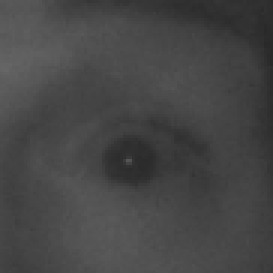
#> input picture eye_dataset/alert/s0001_02336_0_0_1_0_0_01.png, 91 x 91 px (shown 3 times larger)
$ python -i eye_dataset_trainer.py   (imports and definitions only)   (older library calls are emulated)
#> lines starting #> are read from the running program, lines starting #| are printed output that depends on the picture; after the words box and inside, x2 and y2 are one past the last pixel; in counts of white or black regions, pixels touching at a corner belong together
"""
Treinador Especializado em Dataset de Olhos
Treina modelos usando APENAS imagens de olhos para maior precisão
"""

import cv2
import numpy as np
import os
import pickle
from sklearn.ensemble import RandomForestClassifier
from sklearn.svm import SVC
from sklearn.model_selection import train_test_split
from sklearn.preprocessing import StandardScaler
from sklearn.metrics import classification_report, accuracy_score
import matplotlib.pyplot as plt
from pathlib import Path
import json
from datetime import datetime


class EyeDatasetTrainer:
    """
    Treinador especializado para datasets de olhos
    Foca APENAS na região dos olhos para máxima precisão
    """

    def __init__(self):
        print("Iniciando Treinador de Dataset de Olhos")
        print("Este sistema treina com imagens de olhos!")

        self.models = {}
        self.scalers = {}
        self.training_history = []

        # Configurações otimizadas para olhos
        self.image_size = (64, 32)  # Proporção ideal para olhos
        self.feature_size = 20  # Features específicas para olhos

    # [81 lines left out: function preparar_dataset_olhos, not called in this run]

    def extrair_features_olho_avancadas(self, img_path):
        """
        Extrai features avançadas específicas para análise de olhos
        """
        try:
            # Carrega imagem
            img = cv2.imread(img_path)
#> img is the input picture: shape (91, 91, 3); min 40, max 102, mean 70.2
            if img is None:
                return None

            # Converte para grayscale
            gray = cv2.cvtColor(img, cv2.COLOR_BGR2GRAY)

            # Redimensiona para tamanho padrão
            gray = cv2.resize(gray, self.image_size)
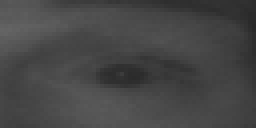
#> gray: shape (32, 64) (shown 4 times larger); min 40, max 100, mean 70.1
            h, w = gray.shape
#> h = 32; w = 64

            features = []

            # 1. Features de intensidade
            mean_intensity = np.mean(gray)
#> mean_intensity = 70.13
            std_intensity = np.std(gray)
#> std_intensity = 10.92
            min_intensity = np.min(gray)
#> min_intensity = 40
            max_intensity = np.max(gray)
#> max_intensity = 100
            features.extend(
                [mean_intensity, std_intensity, min_intensity, max_intensity]
            )

            # 2. Features de textura (LBP simplificado)
            # Divide imagem em regiões
            regions = [
                gray[: h // 2, : w // 2],  # Superior esquerdo
                gray[: h // 2, w // 2 :],  # Superior direito
                gray[h // 2 :, : w // 2],  # Inferior esquerdo
                gray[h // 2 :, w // 2 :],  # Inferior direito
            ]

            for region in regions:
                if region.size > 0:
                    features.append(np.mean(region))
                else:
                    features.append(0)
#> this loop made 4 passes
#> after the loop, features = [70.13, 10.92, 40, 100, 77.39, 63.11, 73.34, 66.68]

            # 3. Features de bordas (Canny)
            edges = cv2.Canny(gray, 30, 100)
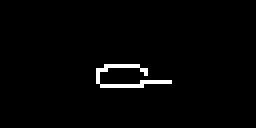
#> edges: shape (32, 64) (shown 4 times larger); 1.8% white in thin lines or dots, all inside (x1, y1, x2, y2) = (24, 16, 43, 22)
            edge_density = np.count_nonzero(edges) / (h * w)
#> edge_density = 0.0181
            edge_mean = np.mean(edges)
#> edge_mean = 4.61
            features.extend([edge_density, edge_mean])

            # 4. Features de contorno
            contours, _ = cv2.findContours(
                edges, cv2.RETR_EXTERNAL, cv2.CHAIN_APPROX_SIMPLE
            )
#> contours = 1 contour, all with area under 20
            num_contours = len(contours)
#> num_contours = 1
            max_contour_area = (
                max([cv2.contourArea(c) for c in contours]) if contours else 0
            )
#> max_contour_area = 3
            avg_contour_area = (
                np.mean([cv2.contourArea(c) for c in contours]) if contours else 0
            )
#> avg_contour_area = 3
            features.extend([num_contours, max_contour_area, avg_contour_area])

            # 5. Features de gradiente
            grad_x = cv2.Sobel(gray, cv2.CV_64F, 1, 0, ksize=3)
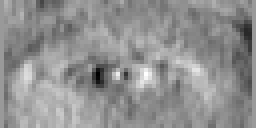
#> grad_x: shape (32, 64) float64 (shown 4 times larger); min -59, max 39, mean -3.3; drawn with min black and max white
            grad_y = cv2.Sobel(gray, cv2.CV_64F, 0, 1, ksize=3)
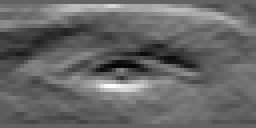
#> grad_y: shape (32, 64) float64 (shown 4 times larger); min -69, max 110, mean 3.3; drawn with min black and max white
            gradient_magnitude = np.sqrt(grad_x**2 + grad_y**2)
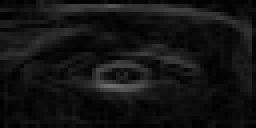
#> gradient_magnitude: shape (32, 64) float64 (shown 4 times larger); min 0, max 110.7, mean 19.4
            grad_mean = np.mean(gradient_magnitude)
#> grad_mean = 19.36
            grad_std = np.std(gradient_magnitude)
#> grad_std = 15.71
            features.extend([grad_mean, grad_std])

            # 6. Features de forma (momentos)
            moments = cv2.moments(gray)
#> moments = moments, m00 143626, centre m10/m00, m01/m00 = (29.93, 15.66)
            if moments["m00"] != 0:
                cx = int(moments["m10"] / moments["m00"])
#> cx = 29
                cy = int(moments["m01"] / moments["m00"])
#> cy = 15
                features.extend([cx / w, cy / h])  # Normalizado
            else:
                features.extend([0.5, 0.5])

            # Garante que temos exatamente o número correto de features
            while len(features) < self.feature_size:
                features.append(0.0)
#> this loop made 3 passes
#> after the loop, features = [70.13, 10.92, 40, 100, 77.39, 63.11, 73.34, 66.68, 0.0181, 4.61, 1, 3, 3, 19.36, 15.71, 0.453, 0.469, 0, 0, 0]

            return np.array(features[: self.feature_size])

        except Exception as e:
            print(f"Erro ao processar {img_path}: {e}")
            return None

    # [234 lines left out: functions treinar_modelos, salvar_modelos, visualizar_resultados, main, not called in this run]


# [2 lines not run here, left out]

>>> result = EyeDatasetTrainer().extrair_features_olho_avancadas('eye_dataset/alert/s0001_02336_0_0_1_0_0_01.png')
#> result = 20 values, max 100 at index 3, min 0 at index 17, mean 27.46

$ run again, on eye_dataset/alert/s0001_02670_0_1_1_0_0_01.png
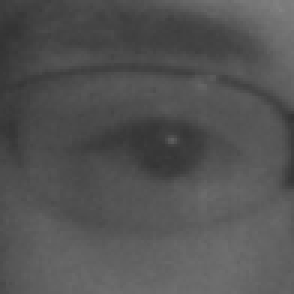
#> input picture eye_dataset/alert/s0001_02670_0_1_1_0_0_01.png, 98 x 98 px (shown 3 times larger)
#> in extrair_features_olho_avancadas, img is the input picture: shape (98, 98, 3); min 51, max 130, mean 83.1
#> mean_intensity = 83.02
#> std_intensity = 14.42
#> min_intensity = 52
#> max_intensity = 127
#> the loop in extrair_features_olho_avancadas, `for region in regions:` made 4 passes
#> after the loop in extrair_features_olho_avancadas, `for region in regions:`: features = [83.02, 14.42, 52, 127, 69.73, 83.12, 86.11, 93.14]
#> in extrair_features_olho_avancadas, `edges = cv2.Canny(gray, 30, 100)`:
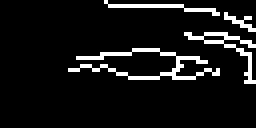
#> edges: shape (32, 64) (shown 4 times larger); 8.2% white in thin lines or dots, all inside (x1, y1, x2, y2) = (17, 0, 64, 21)
#> edge_density = 0.082
#> edge_mean = 20.92
#> contours = 4 contours, all with area under 20
#> num_contours = 4
#> max_contour_area = 16.5
#> avg_contour_area = 6.88
#> in extrair_features_olho_avancadas, `gradient_magnitude = np.sqrt(grad_x**2 + grad_y**2)`:
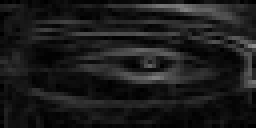
#> gradient_magnitude: shape (32, 64) float64 (shown 4 times larger); min 0, max 138, mean 27.2
#> grad_mean = 27.24
#> grad_std = 22.79
#> moments = moments, m00 170031, centre m10/m00, m01/m00 = (32.9, 16.32)
#> cx = 32
#> cy = 16
#> the loop in extrair_features_olho_avancadas, `while len(features) < self.feature_size:` made 3 passes
#> after the loop in extrair_features_olho_avancadas, `while len(features) < self.feature_size:`: features = [83.02, 14.42, 52, 127, 69.73, 83.12, 86.11, 93.14, 0.082, 20.92, 4, 16.5, 6.88, 27.24, 22.79, 0.5, 0.5, 0, 0, 0]
#> result = 20 values, max 127 at index 3, min 0 at index 17, mean 35.4
